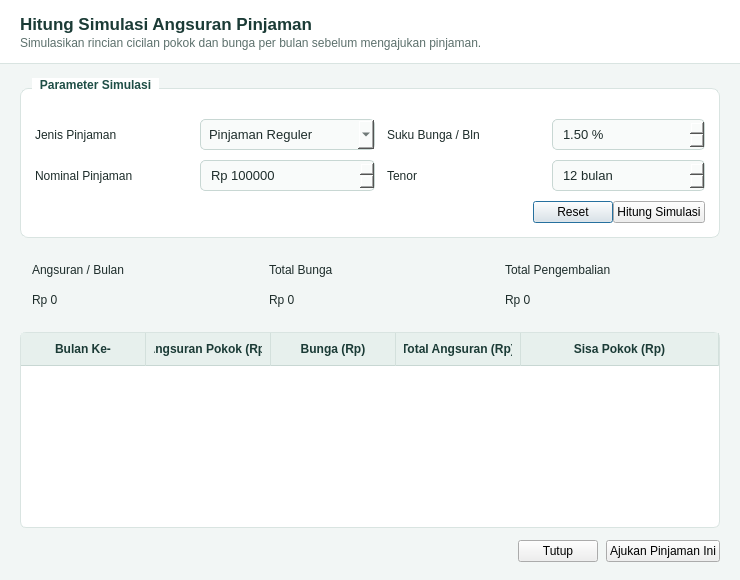
<?xml version="1.0" encoding="UTF-8"?>
<ui version="4.0">
 <class>DialogSimulasiAngsuran</class>
 <widget class="QDialog" name="DialogSimulasiAngsuran">
  <property name="geometry">
   <rect>
    <x>0</x>
    <y>0</y>
    <width>740</width>
    <height>580</height>
   </rect>
  </property>
  <property name="minimumSize">
   <size>
    <width>660</width>
    <height>520</height>
   </size>
  </property>
  <property name="windowTitle">
   <string>Simulasi Angsuran Pinjaman</string>
  </property>
  <property name="styleSheet">
   <string notr="true">QDialog {
    background-color: #F2F6F5;
    font-family: "Segoe UI", "Helvetica Neue", Arial, sans-serif;
    color: #1E2D2B;
    font-size: 13px;
}

QFrame#frameDialogHeader {
    background-color: #FFFFFF;
    border-bottom: 1px solid #D9E4E1;
}

QLabel#lblDialogTitle {
    color: #1B3B36;
    font-size: 17px;
    font-weight: bold;
}

QLabel#lblDialogSubtitle {
    color: #5C706C;
    font-size: 12px;
}

QFrame[statCard="true"] {
    background-color: #FFFFFF;
    border: 1px solid #D9E4E1;
    border-top: 3px solid #266D61;
    border-radius: 8px;
}

QFrame[statCard="true"][cardAccent="blue"] {
    border-top: 3px solid #2A6F8E;
}

QLabel[statTitle="true"] {
    color: #5C706C;
    font-size: 12px;
    font-weight: bold;
}

QLabel[statValue="true"] {
    color: #1B3B36;
    font-size: 17px;
    font-weight: bold;
}

QGroupBox {
    background-color: #FFFFFF;
    border: 1px solid #D9E4E1;
    border-radius: 8px;
    margin-top: 10px;
    padding-top: 14px;
    font-weight: bold;
    color: #1B3B36;
}

QGroupBox::title {
    subcontrol-origin: margin;
    left: 12px;
    padding: 0 6px;
    background-color: #FFFFFF;
    color: #1F4E46;
}

QLabel {
    color: #1E2D2B;
}

QComboBox, QSpinBox, QDoubleSpinBox {
    background-color: #F9FBFA;
    border: 1px solid #C8D7D3;
    border-radius: 5px;
    padding: 6px 8px;
    color: #1E2D2B;
    font-size: 13px;
}

QComboBox:focus, QSpinBox:focus, QDoubleSpinBox:focus {
    border: 1px solid #2A7B6F;
    background-color: #FFFFFF;
}

QTableWidget {
    background-color: #FFFFFF;
    alternate-background-color: #F6FAF8;
    border: 1px solid #D9E4E1;
    border-radius: 6px;
    gridline-color: #E6EEEC;
    selection-background-color: #D2EBE5;
    selection-color: #14332E;
}

QHeaderView::section {
    background-color: #E7F0ED;
    color: #1B3B36;
    padding: 7px 8px;
    border: none;
    border-right: 1px solid #D3E0DC;
    border-bottom: 1px solid #C8D7D3;
    font-weight: bold;
    font-size: 12px;
}

QPushButton[btnType="primary"] {
    background-color: #266D61;
    color: #FFFFFF;
    border: none;
    border-radius: 5px;
    padding: 7px 14px;
    font-weight: bold;
}

QPushButton[btnType="primary"]:hover {
    background-color: #1F5B51;
}

QPushButton[btnType="secondary"] {
    background-color: #2A6F8E;
    color: #FFFFFF;
    border: none;
    border-radius: 5px;
    padding: 7px 14px;
    font-weight: bold;
}

QPushButton[btnType="secondary"]:hover {
    background-color: #215973;
}

QPushButton[btnType="neutral"] {
    background-color: #EDF3F1;
    color: #2B423E;
    border: 1px solid #C8D7D3;
    border-radius: 5px;
    padding: 7px 14px;
}

QPushButton[btnType="neutral"]:hover {
    background-color: #DFEAE6;
}</string>
  </property>
  <layout class="QVBoxLayout" name="layoutSimulasiRoot">
   <property name="spacing">
    <number>0</number>
   </property>
   <property name="leftMargin">
    <number>0</number>
   </property>
   <property name="topMargin">
    <number>0</number>
   </property>
   <property name="rightMargin">
    <number>0</number>
   </property>
   <property name="bottomMargin">
    <number>0</number>
   </property>
   <item>
    <widget class="QFrame" name="frameDialogHeader">
     <property name="frameShape">
      <enum>QFrame::NoFrame</enum>
     </property>
     <layout class="QVBoxLayout" name="layoutDialogHeader">
      <property name="spacing">
       <number>2</number>
      </property>
      <property name="leftMargin">
       <number>20</number>
      </property>
      <property name="topMargin">
       <number>14</number>
      </property>
      <property name="rightMargin">
       <number>20</number>
      </property>
      <property name="bottomMargin">
       <number>14</number>
      </property>
      <item>
       <widget class="QLabel" name="lblDialogTitle">
        <property name="text">
         <string>Hitung Simulasi Angsuran Pinjaman</string>
        </property>
       </widget>
      </item>
      <item>
       <widget class="QLabel" name="lblDialogSubtitle">
        <property name="text">
         <string>Simulasikan rincian cicilan pokok dan bunga per bulan sebelum mengajukan pinjaman.</string>
        </property>
       </widget>
      </item>
     </layout>
    </widget>
   </item>
   <item>
    <layout class="QVBoxLayout" name="layoutSimulasiBody">
     <property name="spacing">
      <number>12</number>
     </property>
     <property name="leftMargin">
      <number>20</number>
     </property>
     <property name="topMargin">
      <number>14</number>
     </property>
     <property name="rightMargin">
      <number>20</number>
     </property>
     <property name="bottomMargin">
      <number>18</number>
     </property>
     <item>
      <widget class="QGroupBox" name="grpParameterSimulasi">
       <property name="title">
        <string>Parameter Simulasi</string>
       </property>
       <layout class="QGridLayout" name="gridSimulasiInput">
        <property name="horizontalSpacing">
         <number>12</number>
        </property>
        <property name="verticalSpacing">
         <number>10</number>
        </property>
        <property name="leftMargin">
         <number>14</number>
        </property>
        <property name="topMargin">
         <number>16</number>
        </property>
        <property name="rightMargin">
         <number>14</number>
        </property>
        <property name="bottomMargin">
         <number>14</number>
        </property>
        <item row="0" column="0">
         <widget class="QLabel" name="lblSimJenis">
          <property name="text">
           <string>Jenis Pinjaman</string>
          </property>
         </widget>
        </item>
        <item row="0" column="1">
         <widget class="QComboBox" name="cmbSimJenis">
          <item>
           <property name="text">
            <string>Pinjaman Reguler</string>
           </property>
          </item>
          <item>
           <property name="text">
            <string>Pinjaman Mikro / Usaha</string>
           </property>
          </item>
          <item>
           <property name="text">
            <string>Pinjaman Darurat</string>
           </property>
          </item>
         </widget>
        </item>
        <item row="0" column="2">
         <widget class="QLabel" name="lblSimBunga">
          <property name="text">
           <string>Suku Bunga / Bln</string>
          </property>
         </widget>
        </item>
        <item row="0" column="3">
         <widget class="QDoubleSpinBox" name="spnSimBunga">
          <property name="suffix">
           <string> %</string>
          </property>
          <property name="decimals">
           <number>2</number>
          </property>
          <property name="maximum">
           <double>100.000000000000000</double>
          </property>
          <property name="singleStep">
           <double>0.250000000000000</double>
          </property>
          <property name="value">
           <double>1.500000000000000</double>
          </property>
         </widget>
        </item>
        <item row="1" column="0">
         <widget class="QLabel" name="lblSimNominal">
          <property name="text">
           <string>Nominal Pinjaman</string>
          </property>
         </widget>
        </item>
        <item row="1" column="1">
         <widget class="QDoubleSpinBox" name="spnSimNominal">
          <property name="prefix">
           <string>Rp </string>
          </property>
          <property name="decimals">
           <number>0</number>
          </property>
          <property name="minimum">
           <double>100000.000000000000000</double>
          </property>
          <property name="maximum">
           <double>500000000.000000000000000</double>
          </property>
          <property name="singleStep">
           <double>500000.000000000000000</double>
          </property>
          <property name="value">
           <double>5000000.000000000000000</double>
          </property>
         </widget>
        </item>
        <item row="1" column="2">
         <widget class="QLabel" name="lblSimTenor">
          <property name="text">
           <string>Tenor</string>
          </property>
         </widget>
        </item>
        <item row="1" column="3">
         <widget class="QSpinBox" name="spnSimTenor">
          <property name="suffix">
           <string> bulan</string>
          </property>
          <property name="minimum">
           <number>1</number>
          </property>
          <property name="maximum">
           <number>120</number>
          </property>
          <property name="value">
           <number>12</number>
          </property>
         </widget>
        </item>
        <item row="2" column="0" colspan="4">
         <layout class="QHBoxLayout" name="layoutSimAksiInput">
          <item>
           <spacer name="spacerSimAksi">
            <property name="orientation">
             <enum>Qt::Horizontal</enum>
            </property>
            <property name="sizeHint" stdset="0">
             <size>
              <width>40</width>
              <height>20</height>
             </size>
            </property>
           </spacer>
          </item>
          <item>
           <widget class="QPushButton" name="btnResetSimulasi">
            <property name="text">
             <string>Reset</string>
            </property>
            <property name="btnType" stdset="0">
             <string>neutral</string>
            </property>
           </widget>
          </item>
          <item>
           <widget class="QPushButton" name="btnHitungSimulasi">
            <property name="text">
             <string>Hitung Simulasi</string>
            </property>
            <property name="btnType" stdset="0">
             <string>secondary</string>
            </property>
           </widget>
          </item>
         </layout>
        </item>
       </layout>
      </widget>
     </item>
     <item>
      <layout class="QHBoxLayout" name="layoutSimCards">
       <property name="spacing">
        <number>10</number>
       </property>
       <item>
        <widget class="QFrame" name="cardSimAngsuranBln">
         <property name="minimumSize">
          <size>
           <width>0</width>
           <height>70</height>
          </size>
         </property>
         <property name="frameShape">
          <enum>QFrame::NoFrame</enum>
         </property>
         <property name="statCard" stdset="0">
          <bool>true</bool>
         </property>
         <layout class="QVBoxLayout" name="layoutSimCard1">
          <property name="leftMargin">
           <number>12</number>
          </property>
          <property name="topMargin">
           <number>8</number>
          </property>
          <property name="rightMargin">
           <number>12</number>
          </property>
          <property name="bottomMargin">
           <number>8</number>
          </property>
          <item>
           <widget class="QLabel" name="lblTitleSimAngsuran">
            <property name="text">
             <string>Angsuran / Bulan</string>
            </property>
            <property name="statTitle" stdset="0">
             <bool>true</bool>
            </property>
           </widget>
          </item>
          <item>
           <widget class="QLabel" name="lblValSimAngsuran">
            <property name="text">
             <string>Rp 0</string>
            </property>
            <property name="statValue" stdset="0">
             <bool>true</bool>
            </property>
           </widget>
          </item>
         </layout>
        </widget>
       </item>
       <item>
        <widget class="QFrame" name="cardSimTotalBunga">
         <property name="minimumSize">
          <size>
           <width>0</width>
           <height>70</height>
          </size>
         </property>
         <property name="frameShape">
          <enum>QFrame::NoFrame</enum>
         </property>
         <property name="statCard" stdset="0">
          <bool>true</bool>
         </property>
         <property name="cardAccent" stdset="0">
          <string>blue</string>
         </property>
         <layout class="QVBoxLayout" name="layoutSimCard2">
          <property name="leftMargin">
           <number>12</number>
          </property>
          <property name="topMargin">
           <number>8</number>
          </property>
          <property name="rightMargin">
           <number>12</number>
          </property>
          <property name="bottomMargin">
           <number>8</number>
          </property>
          <item>
           <widget class="QLabel" name="lblTitleSimTotalBunga">
            <property name="text">
             <string>Total Bunga</string>
            </property>
            <property name="statTitle" stdset="0">
             <bool>true</bool>
            </property>
           </widget>
          </item>
          <item>
           <widget class="QLabel" name="lblValSimTotalBunga">
            <property name="text">
             <string>Rp 0</string>
            </property>
            <property name="statValue" stdset="0">
             <bool>true</bool>
            </property>
           </widget>
          </item>
         </layout>
        </widget>
       </item>
       <item>
        <widget class="QFrame" name="cardSimTotalBayar">
         <property name="minimumSize">
          <size>
           <width>0</width>
           <height>70</height>
          </size>
         </property>
         <property name="frameShape">
          <enum>QFrame::NoFrame</enum>
         </property>
         <property name="statCard" stdset="0">
          <bool>true</bool>
         </property>
         <layout class="QVBoxLayout" name="layoutSimCard3">
          <property name="leftMargin">
           <number>12</number>
          </property>
          <property name="topMargin">
           <number>8</number>
          </property>
          <property name="rightMargin">
           <number>12</number>
          </property>
          <property name="bottomMargin">
           <number>8</number>
          </property>
          <item>
           <widget class="QLabel" name="lblTitleSimTotalBayar">
            <property name="text">
             <string>Total Pengembalian</string>
            </property>
            <property name="statTitle" stdset="0">
             <bool>true</bool>
            </property>
           </widget>
          </item>
          <item>
           <widget class="QLabel" name="lblValSimTotalBayar">
            <property name="text">
             <string>Rp 0</string>
            </property>
            <property name="statValue" stdset="0">
             <bool>true</bool>
            </property>
           </widget>
          </item>
         </layout>
        </widget>
       </item>
      </layout>
     </item>
     <item>
      <widget class="QTableWidget" name="tblSimulasiAngsuran">
       <property name="editTriggers">
        <set>QAbstractItemView::NoEditTriggers</set>
       </property>
       <property name="alternatingRowColors">
        <bool>true</bool>
       </property>
       <property name="selectionMode">
        <enum>QAbstractItemView::SingleSelection</enum>
       </property>
       <property name="selectionBehavior">
        <enum>QAbstractItemView::SelectRows</enum>
       </property>
       <attribute name="horizontalHeaderDefaultSectionSize">
        <number>125</number>
       </attribute>
       <attribute name="horizontalHeaderStretchLastSection">
        <bool>true</bool>
       </attribute>
       <column>
        <property name="text">
         <string>Bulan Ke-</string>
        </property>
       </column>
       <column>
        <property name="text">
         <string>Angsuran Pokok (Rp)</string>
        </property>
       </column>
       <column>
        <property name="text">
         <string>Bunga (Rp)</string>
        </property>
       </column>
       <column>
        <property name="text">
         <string>Total Angsuran (Rp)</string>
        </property>
       </column>
       <column>
        <property name="text">
         <string>Sisa Pokok (Rp)</string>
        </property>
       </column>
      </widget>
     </item>
     <item>
      <layout class="QHBoxLayout" name="layoutSimButtons">
       <property name="spacing">
        <number>8</number>
       </property>
       <item>
        <spacer name="spacerSimButtons">
         <property name="orientation">
          <enum>Qt::Horizontal</enum>
         </property>
         <property name="sizeHint" stdset="0">
          <size>
           <width>40</width>
           <height>20</height>
          </size>
         </property>
        </spacer>
       </item>
       <item>
        <widget class="QPushButton" name="btnTutupSimulasi">
         <property name="text">
          <string>Tutup</string>
         </property>
         <property name="btnType" stdset="0">
          <string>neutral</string>
         </property>
        </widget>
       </item>
       <item>
        <widget class="QPushButton" name="btnAjukanDariSimulasi">
         <property name="text">
          <string>Ajukan Pinjaman Ini</string>
         </property>
         <property name="btnType" stdset="0">
          <string>primary</string>
         </property>
        </widget>
       </item>
      </layout>
     </item>
    </layout>
   </item>
  </layout>
 </widget>
 <resources/>
 <connections/>
</ui>
